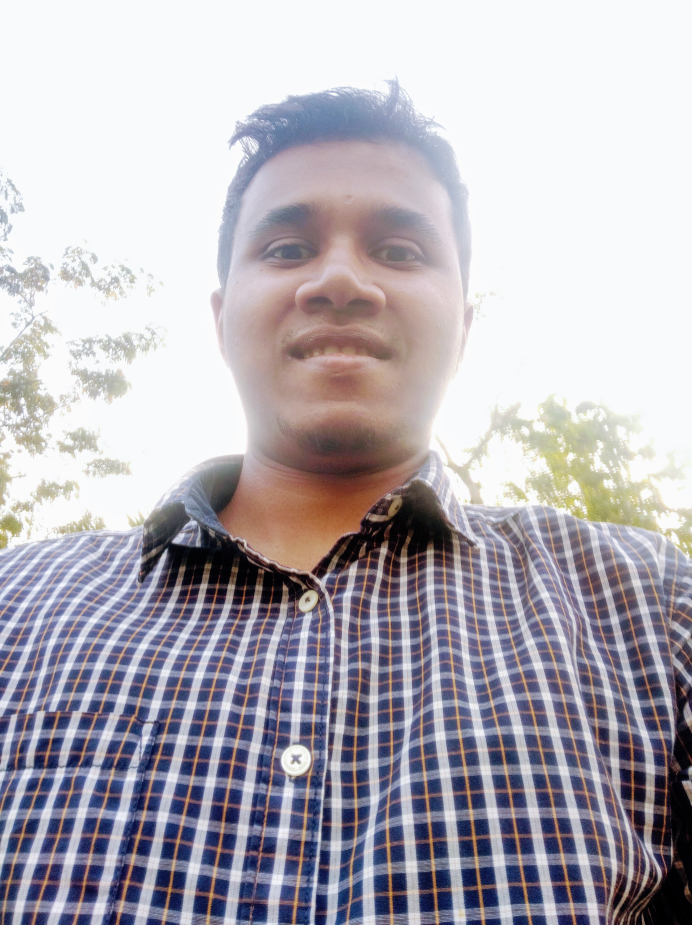
#> input picture src/IMG_20190222_170132.jpg, 3460 x 4623 px, found by its file name (shown at 1/5 size)
$ python face_detect.py
#> lines starting #> are read from the running program, lines starting #| are printed output that depends on the picture; after the words box and inside, x2 and y2 are one past the last pixel; in counts of white or black regions, pixels touching at a corner belong together
#loading modules as usual -_-
import cv2

#to detect face, first load a classifier
cascade = cv2.CascadeClassifier('classifiers\\haarcascade_frontalface_default.xml')

#then load an image, of which faces exist
image = cv2.imread('src\\IMG_20190222_170132.jpg')
#> image is the input picture: shape (4623, 3460, 3); mean B, G, R 182.9, 174.8, 179.2

#grayscale it. detection works better when its g-scale, since the image is sharp
gray = cv2.cvtColor(image, cv2.COLOR_BGR2GRAY)
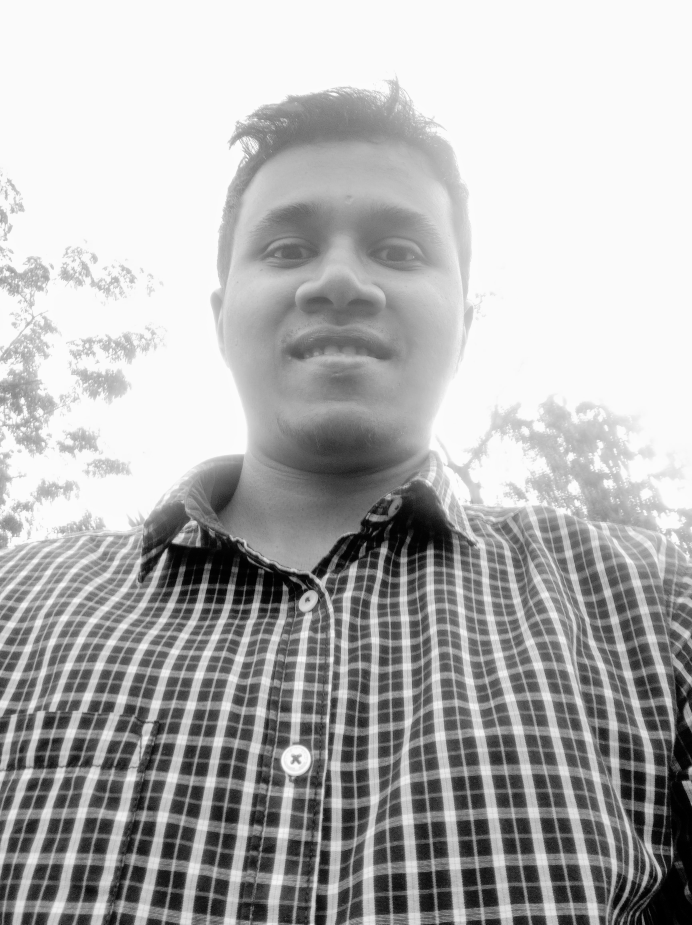
#> gray: shape (4623, 3460) (shown at 1/5 size); min 0, max 255, mean 177

#detectMultiscale returns rectangle vectors for matched objects
faces = cascade.detectMultiScale(gray, 1.3, 5)
#> faces = [[710, 1675, 64, 64], [1779, 2766, 66, 66], [1020, 668, 1376, 1376]]


#using the retval from faces, draw a rectangle, refer image_draw.py for understanding that
for (x,y,w,h) in faces:
	cv2.rectangle(image, (x,y), (x+w, y+h), (0,255,0), 2)
#> this loop made 3 passes


#since my image res is huge, I needed to change the window by modifying WINDOW_NORMAL flag
#and then resizing the window, this just scales the size
cv2.namedWindow('winname', cv2.WINDOW_NORMAL)
cv2.resizeWindow('winname', 1136,640)

#basic imshow :P and further workings
cv2.imshow('winname', image)

cv2.waitKey(0)
cv2.destroyAllWindows()

$ run again, with src/fey.jpg copied over src/IMG_20190222_170132.jpg
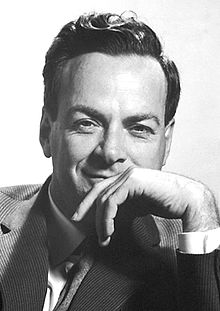
#> input picture src/fey.jpg, 220 x 311 px, found by its file name
#> image is the input picture: shape (311, 220, 3); min 0, max 255, mean 152
#> faces = [[45, 73, 132, 132]]
#> the loop `for (x,y,w,h) in faces:` made 1 pass
#> after the loop `for (x,y,w,h) in faces:`:
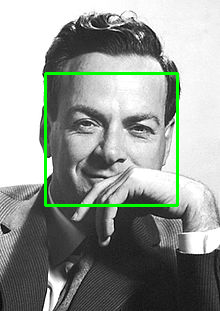
#> image: shape (311, 220, 3); 2.31% of pixels changed, all inside (x1, y1, x2, y2) = (44, 72, 179, 207)
